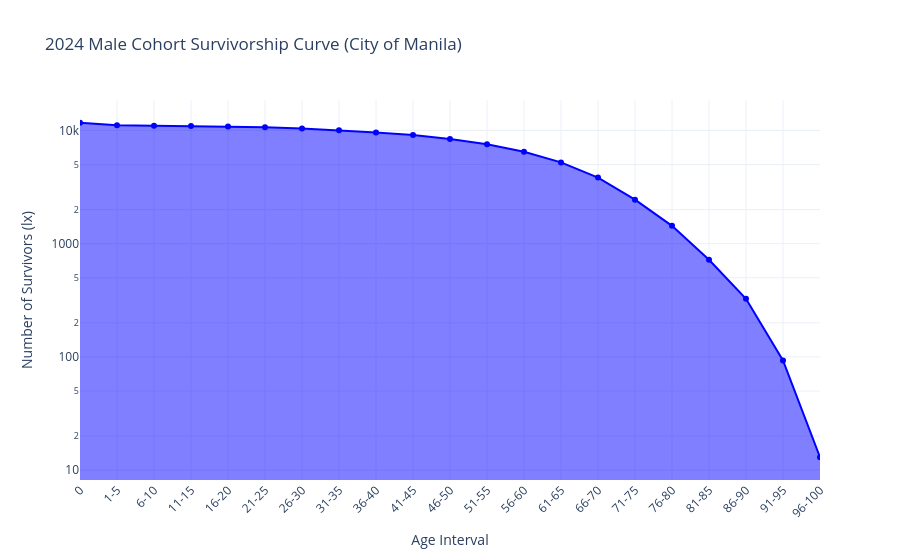

The code cell stored with this chart in its notebook:
### Code cell
# We use the raw survivor count ('l_x_raw') for the Y-axis
fig = px.line(
    final_table_male,
    x='x',  # The age brackets (0, 1-5, 6-10...)
    y='l_x_raw',  # The remaining survivors out of your starting population
    title='2024 Male Cohort Survivorship Curve (City of Manila)',
    labels={
        'x': 'Age Interval',
        'l_x_raw': 'Number of Survivors (lx)'
    },
    log_y=True,
    markers=True  # Adds distinct dots to each data point
)

# Standard formatting to make it look professional
fig.update_traces(fill='tozeroy', line_color='blue')
fig.update_layout(
    template="plotly_white",
    hovermode="x unified",
    xaxis_tickangle=-45  # Tilts the age labels so they don't overlap
)

fig.show()

### Figure 1 — Plotly figure (JSON) as saved in the notebook; plotly's stock layout.template omitted (floating-point values rounded to 4 significant figures)
{"data": [{"hovertemplate": "Age Interval=%{x}<br>Number of Survivors (lx)=%{y}<extra></extra>", "legendgroup": "", "line": {"color": "blue", "dash": "solid"}, "marker": {"symbol": "circle"}, "mode": "lines+markers", "name": "", "orientation": "v", "showlegend": false, "x": ["0", "1-5", "6-10", "11-15", "16-20", "21-25", "26-30", "31-35", "36-40", "41-45", "46-50", "51-55", "56-60", "61-65", "66-70", "71-75", "76-80", "81-85", "86-90", "91-95", "96-100"], "xaxis": "x", "y": [11691, 11128, 11015, 10943, 10854, 10668, 10408, 10049, 9603, 9119, 8416, 7559, 6479, 5219, 3838, 2447, 1438, 722, 326, 93, 13], "yaxis": "y", "type": "scatter", "fill": "tozeroy"}], "layout": {"xaxis": {"anchor": "y", "domain": [0.0, 1.0], "title": {"text": "Age Interval"}, "tickangle": -45}, "yaxis": {"anchor": "x", "domain": [0.0, 1.0], "title": {"text": "Number of Survivors (lx)"}, "type": "log"}, "legend": {"tracegroupgap": 0}, "title": {"text": "2024 Male Cohort Survivorship Curve (City of Manila)"}, "hovermode": "x unified"}}
